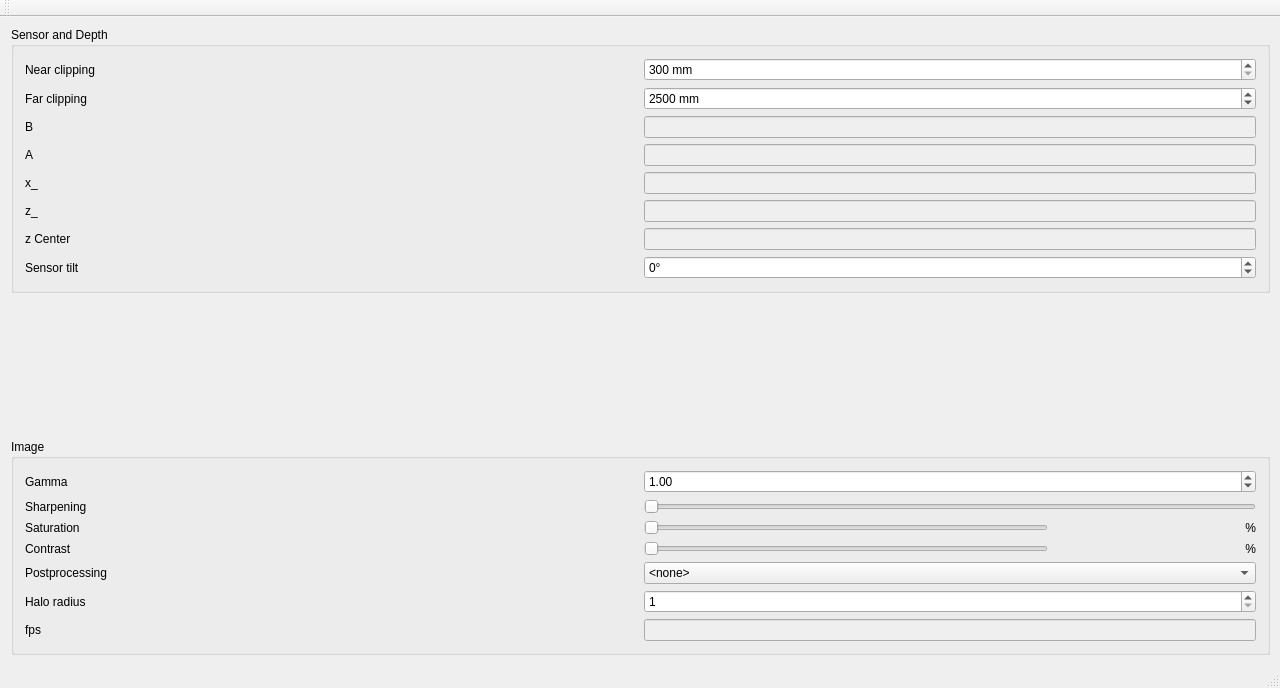
<?xml version="1.0" encoding="UTF-8"?>
<ui version="4.0">
 <class>MainWindow</class>
 <widget class="QMainWindow" name="MainWindow">
  <property name="geometry">
   <rect>
    <x>0</x>
    <y>0</y>
    <width>1280</width>
    <height>688</height>
   </rect>
  </property>
  <property name="windowTitle">
   <string>W-1</string>
  </property>
  <widget class="QWidget" name="centralWidget">
   <layout class="QGridLayout" name="gridLayout_2">
    <property name="margin">
     <number>4</number>
    </property>
    <item row="0" column="1">
     <layout class="QGridLayout" name="gridLayout">
      <property name="margin">
       <number>0</number>
      </property>
     </layout>
    </item>
    <item row="0" column="0">
     <layout class="QVBoxLayout" name="verticalLayout_2">
      <property name="leftMargin">
       <number>7</number>
      </property>
      <property name="topMargin">
       <number>6</number>
      </property>
      <property name="rightMargin">
       <number>6</number>
      </property>
      <property name="bottomMargin">
       <number>7</number>
      </property>
      <item>
       <widget class="QGroupBox" name="groupBox">
        <property name="title">
         <string>Sensor and Depth</string>
        </property>
        <layout class="QGridLayout" name="gridLayout_3">
         <item row="6" column="0">
          <widget class="QLabel" name="label_6">
           <property name="text">
            <string>z_</string>
           </property>
          </widget>
         </item>
         <item row="6" column="1">
          <widget class="QLineEdit" name="z_LineEdit">
           <property name="enabled">
            <bool>false</bool>
           </property>
           <property name="sizePolicy">
            <sizepolicy hsizetype="Preferred" vsizetype="Fixed">
             <horstretch>0</horstretch>
             <verstretch>0</verstretch>
            </sizepolicy>
           </property>
           <property name="alignment">
            <set>Qt::AlignRight|Qt::AlignTrailing|Qt::AlignVCenter</set>
           </property>
          </widget>
         </item>
         <item row="5" column="0">
          <widget class="QLabel" name="label_5">
           <property name="text">
            <string>x_</string>
           </property>
          </widget>
         </item>
         <item row="5" column="1">
          <widget class="QLineEdit" name="x_LineEdit">
           <property name="enabled">
            <bool>false</bool>
           </property>
           <property name="sizePolicy">
            <sizepolicy hsizetype="Preferred" vsizetype="Fixed">
             <horstretch>0</horstretch>
             <verstretch>0</verstretch>
            </sizepolicy>
           </property>
           <property name="alignment">
            <set>Qt::AlignRight|Qt::AlignTrailing|Qt::AlignVCenter</set>
           </property>
          </widget>
         </item>
         <item row="2" column="1">
          <widget class="QSpinBox" name="farClippingSpinBox">
           <property name="suffix">
            <string> mm</string>
           </property>
           <property name="minimum">
            <number>300</number>
           </property>
           <property name="maximum">
            <number>10000</number>
           </property>
           <property name="singleStep">
            <number>100</number>
           </property>
           <property name="value">
            <number>2500</number>
           </property>
          </widget>
         </item>
         <item row="7" column="0">
          <widget class="QLabel" name="label_8">
           <property name="text">
            <string>z Center</string>
           </property>
          </widget>
         </item>
         <item row="2" column="0">
          <widget class="QLabel" name="label_2">
           <property name="text">
            <string>Far clipping</string>
           </property>
          </widget>
         </item>
         <item row="8" column="0">
          <widget class="QLabel" name="label_7">
           <property name="text">
            <string>Sensor tilt</string>
           </property>
          </widget>
         </item>
         <item row="8" column="1">
          <widget class="QSpinBox" name="tiltSpinBox">
           <property name="suffix">
            <string>°</string>
           </property>
           <property name="minimum">
            <number>-30</number>
           </property>
           <property name="maximum">
            <number>30</number>
           </property>
           <property name="singleStep">
            <number>2</number>
           </property>
           <property name="value">
            <number>0</number>
           </property>
          </widget>
         </item>
         <item row="7" column="1">
          <widget class="QLineEdit" name="zCenterLineEdit">
           <property name="enabled">
            <bool>false</bool>
           </property>
           <property name="sizePolicy">
            <sizepolicy hsizetype="Preferred" vsizetype="Fixed">
             <horstretch>0</horstretch>
             <verstretch>0</verstretch>
            </sizepolicy>
           </property>
           <property name="alignment">
            <set>Qt::AlignRight|Qt::AlignTrailing|Qt::AlignVCenter</set>
           </property>
          </widget>
         </item>
         <item row="3" column="0">
          <widget class="QLabel" name="label_3">
           <property name="text">
            <string>B</string>
           </property>
          </widget>
         </item>
         <item row="4" column="0">
          <widget class="QLabel" name="label_4">
           <property name="text">
            <string>A</string>
           </property>
          </widget>
         </item>
         <item row="0" column="1">
          <widget class="QSpinBox" name="nearClippingSpinBox">
           <property name="suffix">
            <string> mm</string>
           </property>
           <property name="minimum">
            <number>300</number>
           </property>
           <property name="maximum">
            <number>10000</number>
           </property>
           <property name="singleStep">
            <number>100</number>
           </property>
          </widget>
         </item>
         <item row="3" column="1">
          <widget class="QLineEdit" name="bLineEdit">
           <property name="enabled">
            <bool>false</bool>
           </property>
           <property name="sizePolicy">
            <sizepolicy hsizetype="Preferred" vsizetype="Fixed">
             <horstretch>0</horstretch>
             <verstretch>0</verstretch>
            </sizepolicy>
           </property>
           <property name="alignment">
            <set>Qt::AlignRight|Qt::AlignTrailing|Qt::AlignVCenter</set>
           </property>
          </widget>
         </item>
         <item row="0" column="0">
          <widget class="QLabel" name="label">
           <property name="text">
            <string>Near clipping</string>
           </property>
          </widget>
         </item>
         <item row="4" column="1">
          <widget class="QLineEdit" name="aLineEdit">
           <property name="enabled">
            <bool>false</bool>
           </property>
           <property name="sizePolicy">
            <sizepolicy hsizetype="Preferred" vsizetype="Fixed">
             <horstretch>0</horstretch>
             <verstretch>0</verstretch>
            </sizepolicy>
           </property>
           <property name="alignment">
            <set>Qt::AlignRight|Qt::AlignTrailing|Qt::AlignVCenter</set>
           </property>
          </widget>
         </item>
        </layout>
       </widget>
      </item>
      <item>
       <spacer name="verticalSpacer">
        <property name="orientation">
         <enum>Qt::Vertical</enum>
        </property>
        <property name="sizeHint" stdset="0">
         <size>
          <width>20</width>
          <height>40</height>
         </size>
        </property>
       </spacer>
      </item>
      <item>
       <widget class="QGroupBox" name="groupBox_2">
        <property name="title">
         <string>Image</string>
        </property>
        <layout class="QGridLayout" name="gridLayout_4">
         <item row="6" column="0">
          <widget class="QLabel" name="label_12">
           <property name="text">
            <string>Postprocessing</string>
           </property>
          </widget>
         </item>
         <item row="3" column="0">
          <widget class="QLabel" name="label_13">
           <property name="text">
            <string>Saturation</string>
           </property>
          </widget>
         </item>
         <item row="8" column="0">
          <widget class="QLabel" name="label_11">
           <property name="text">
            <string>fps</string>
           </property>
          </widget>
         </item>
         <item row="8" column="1">
          <widget class="QLineEdit" name="fpsLineEdit">
           <property name="enabled">
            <bool>false</bool>
           </property>
           <property name="sizePolicy">
            <sizepolicy hsizetype="Preferred" vsizetype="Fixed">
             <horstretch>0</horstretch>
             <verstretch>0</verstretch>
            </sizepolicy>
           </property>
          </widget>
         </item>
         <item row="1" column="1">
          <widget class="QSlider" name="sharpeningSlider">
           <property name="sizePolicy">
            <sizepolicy hsizetype="Preferred" vsizetype="Fixed">
             <horstretch>0</horstretch>
             <verstretch>0</verstretch>
            </sizepolicy>
           </property>
           <property name="maximum">
            <number>100</number>
           </property>
           <property name="orientation">
            <enum>Qt::Horizontal</enum>
           </property>
          </widget>
         </item>
         <item row="1" column="0">
          <widget class="QLabel" name="label_10">
           <property name="text">
            <string>Sharpening</string>
           </property>
          </widget>
         </item>
         <item row="0" column="1">
          <widget class="QDoubleSpinBox" name="gammaSpinBox">
           <property name="maximum">
            <double>3.000000000000000</double>
           </property>
           <property name="singleStep">
            <double>0.100000000000000</double>
           </property>
           <property name="value">
            <double>1.000000000000000</double>
           </property>
          </widget>
         </item>
         <item row="0" column="0">
          <widget class="QLabel" name="label_9">
           <property name="text">
            <string>Gamma</string>
           </property>
          </widget>
         </item>
         <item row="6" column="1">
          <widget class="QComboBox" name="filterComboBox">
           <item>
            <property name="text">
             <string>&lt;none&gt;</string>
            </property>
           </item>
           <item>
            <property name="text">
             <string>Grayscale</string>
            </property>
           </item>
           <item>
            <property name="text">
             <string>Sepia</string>
            </property>
           </item>
           <item>
            <property name="text">
             <string>Negative</string>
            </property>
           </item>
          </widget>
         </item>
         <item row="7" column="0">
          <widget class="QLabel" name="label_15">
           <property name="text">
            <string>Halo radius</string>
           </property>
          </widget>
         </item>
         <item row="7" column="1">
          <widget class="QSpinBox" name="haloRadiusSpinBox">
           <property name="minimum">
            <number>1</number>
           </property>
           <property name="maximum">
            <number>11</number>
           </property>
           <property name="value">
            <number>1</number>
           </property>
          </widget>
         </item>
         <item row="3" column="1">
          <layout class="QHBoxLayout" name="horizontalLayout">
           <item>
            <widget class="QSlider" name="saturationSlider">
             <property name="sizePolicy">
              <sizepolicy hsizetype="Preferred" vsizetype="Fixed">
               <horstretch>2</horstretch>
               <verstretch>0</verstretch>
              </sizepolicy>
             </property>
             <property name="maximum">
              <number>500</number>
             </property>
             <property name="singleStep">
              <number>1</number>
             </property>
             <property name="value">
              <number>0</number>
             </property>
             <property name="orientation">
              <enum>Qt::Horizontal</enum>
             </property>
            </widget>
           </item>
           <item>
            <widget class="QLabel" name="saturationLabel">
             <property name="sizePolicy">
              <sizepolicy hsizetype="Preferred" vsizetype="Preferred">
               <horstretch>1</horstretch>
               <verstretch>0</verstretch>
              </sizepolicy>
             </property>
             <property name="text">
              <string>%</string>
             </property>
             <property name="alignment">
              <set>Qt::AlignRight|Qt::AlignTrailing|Qt::AlignVCenter</set>
             </property>
            </widget>
           </item>
          </layout>
         </item>
         <item row="5" column="1">
          <layout class="QHBoxLayout" name="horizontalLayout_2">
           <item>
            <widget class="QSlider" name="contrastSlider">
             <property name="sizePolicy">
              <sizepolicy hsizetype="Preferred" vsizetype="Fixed">
               <horstretch>2</horstretch>
               <verstretch>0</verstretch>
              </sizepolicy>
             </property>
             <property name="maximum">
              <number>500</number>
             </property>
             <property name="singleStep">
              <number>1</number>
             </property>
             <property name="value">
              <number>0</number>
             </property>
             <property name="orientation">
              <enum>Qt::Horizontal</enum>
             </property>
            </widget>
           </item>
           <item>
            <widget class="QLabel" name="contrastLabel">
             <property name="sizePolicy">
              <sizepolicy hsizetype="Preferred" vsizetype="Preferred">
               <horstretch>1</horstretch>
               <verstretch>0</verstretch>
              </sizepolicy>
             </property>
             <property name="text">
              <string>%</string>
             </property>
             <property name="alignment">
              <set>Qt::AlignRight|Qt::AlignTrailing|Qt::AlignVCenter</set>
             </property>
            </widget>
           </item>
          </layout>
         </item>
         <item row="5" column="0">
          <widget class="QLabel" name="label_14">
           <property name="text">
            <string>Contrast</string>
           </property>
          </widget>
         </item>
        </layout>
       </widget>
      </item>
     </layout>
    </item>
   </layout>
  </widget>
  <widget class="QMenuBar" name="menuBar">
   <property name="geometry">
    <rect>
     <x>0</x>
     <y>0</y>
     <width>1280</width>
     <height>21</height>
    </rect>
   </property>
  </widget>
  <widget class="QToolBar" name="mainToolBar">
   <attribute name="toolBarArea">
    <enum>TopToolBarArea</enum>
   </attribute>
   <attribute name="toolBarBreak">
    <bool>false</bool>
   </attribute>
  </widget>
  <widget class="QStatusBar" name="statusBar"/>
 </widget>
 <layoutdefault spacing="6" margin="11"/>
 <tabstops>
  <tabstop>nearClippingSpinBox</tabstop>
  <tabstop>farClippingSpinBox</tabstop>
  <tabstop>tiltSpinBox</tabstop>
  <tabstop>gammaSpinBox</tabstop>
  <tabstop>sharpeningSlider</tabstop>
  <tabstop>saturationSlider</tabstop>
  <tabstop>contrastSlider</tabstop>
  <tabstop>filterComboBox</tabstop>
  <tabstop>haloRadiusSpinBox</tabstop>
  <tabstop>bLineEdit</tabstop>
  <tabstop>aLineEdit</tabstop>
  <tabstop>x_LineEdit</tabstop>
  <tabstop>z_LineEdit</tabstop>
  <tabstop>zCenterLineEdit</tabstop>
  <tabstop>fpsLineEdit</tabstop>
 </tabstops>
 <resources/>
 <connections/>
</ui>
